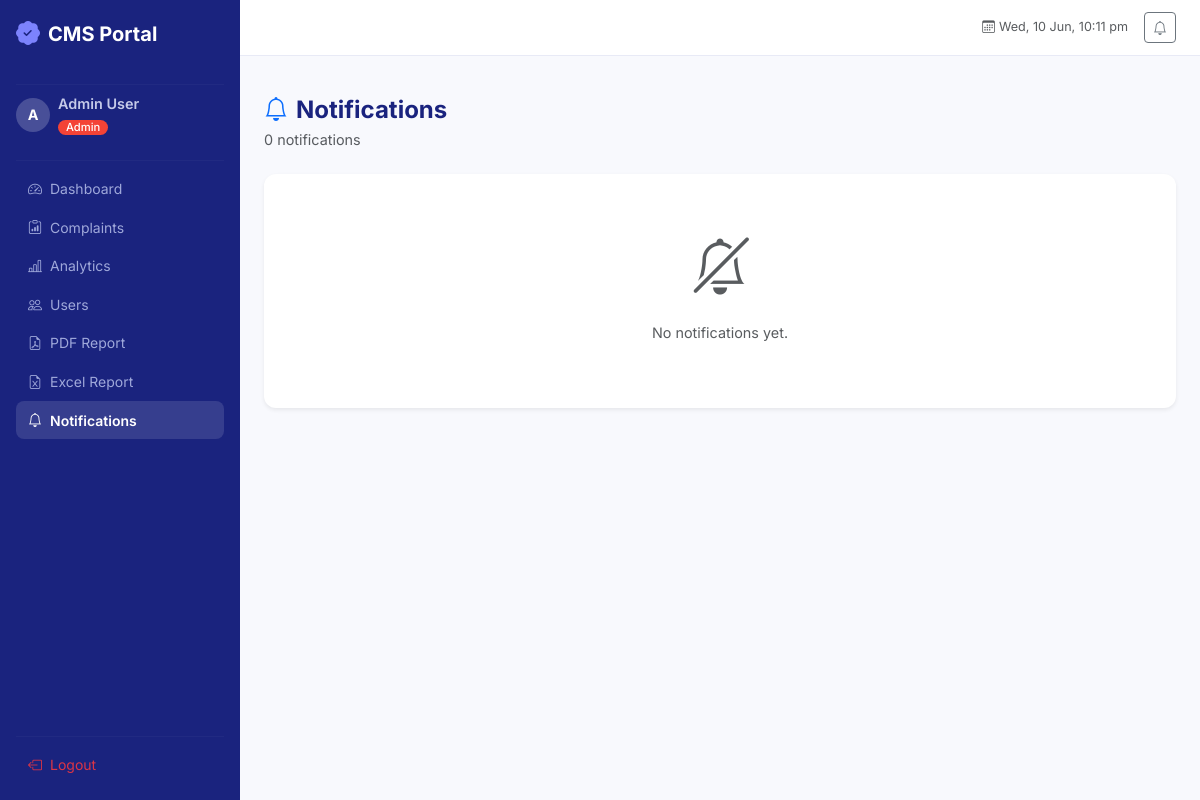
The app's page /admin/notifications (signed in) with its own data.
### flask-app/app/models/user.py (models this page shows, shortened)
class TimestampMixin:
    created_at = db.Column(db.DateTime, default=datetime.utcnow, nullable=False)
    updated_at = db.Column(
        db.DateTime, default=datetime.utcnow, onupdate=datetime.utcnow, nullable=False
    )

class User(UserMixin, TimestampMixin, db.Model):
    __tablename__ = "users"
    id = db.Column(db.Integer, primary_key=True)
    name = db.Column(db.String(120), nullable=False)
    email = db.Column(db.String(150), unique=True, nullable=False, index=True)
    student_id = db.Column(db.String(20), unique=True, nullable=True)
    department = db.Column(db.String(100), nullable=True)
    phone = db.Column(db.String(20), nullable=True)
    _password_hash = db.Column("password_hash", db.String(255), nullable=False)
    role = db.Column(db.String(20), nullable=False, default="student")  # student | admin
    is_active = db.Column(db.Boolean, default=True)
    complaints = db.relationship(
        "Complaint",
        back_populates="user",
        lazy="dynamic",
        cascade="all, delete-orphan",
        foreign_keys="Complaint.user_id",
    )
    notifications = db.relationship(
        "Notification", back_populates="user", lazy="dynamic", cascade="all, delete-orphan"
    )
    @property
    def password(self):
        """Encapsulation: password is write-only."""
        raise AttributeError("Password is write-only.")
    @property
    def is_admin(self) -> bool:
        return self.role == "admin"

### flask-app/app/routes/admin.py (the view)
@admin_bp.route("/notifications")
@login_required
@admin_required
def notifications():
    notifs = (
        Notification.query
        .filter_by(user_id=current_user.id)
        .order_by(Notification.created_at.desc())
        .all()
    )
    for n in notifs:
        n.mark_read()
    db.session.commit()
    return render_template("admin/notifications.html", notifications=notifs)

### flask-app/app/templates/admin/notifications.html (shortened to what this page needs)
{% extends "base.html" %}
{% block content %}
<div class="page-header mb-4">
  <h4 class="fw-bold mb-1"><i class="bi bi-bell me-2 text-primary"></i>Notifications</h4>
  <p class="text-muted mb-0">{{ notifications|length }} notification{{ 's' if notifications|length != 1 }}</p>
</div>
{% if notifications %}
<div class="d-flex flex-column gap-3">
  {% for n in notifications %}
  <div class="card border-0 shadow-sm notif-card notif-{{ n.notification_type }}">
    <div class="card-body d-flex align-items-start gap-3 py-3">
      <div class="notif-icon notif-icon-{{ n.notification_type }}">
        <i class="bi bi-{% if n.notification_type == 'success' %}check-circle{% elif n.notification_type == 'danger' %}exclamation-triangle{% elif n.notification_type == 'warning' %}exclamation-circle{% else %}info-circle{% endif %}"></i>
      </div>
      <div class="flex-grow-1">
        <div class="fw-semibold">{{ n.title }}</div>
        <div class="text-muted small">{{ n.message }}</div>
        <div class="text-muted x-small mt-1">
          <i class="bi bi-clock me-1"></i>{{ n.created_at.strftime('%d %b %Y, %H:%M') }}
        </div>
      </div>
    </div>
  </div>
  {% endfor %}
</div>
{% else %}
<div class="empty-state card border-0 shadow-sm py-5">
  <i class="bi bi-bell-slash text-muted"></i>
  <p class="text-muted mt-2">No notifications yet.</p>
</div>
{% endif %}
{% endblock %}

### flask-app/app/templates/base.html (shortened to what this page needs)
<!DOCTYPE html>
<html lang="en">
<head>
  <link href="https://cdn.jsdelivr.net/npm/bootstrap@5.3.3/dist/css/bootstrap.min.css" rel="stylesheet"/>
  <link href="https://cdn.jsdelivr.net/npm/bootstrap-icons@1.11.3/font/bootstrap-icons.min.css" rel="stylesheet"/>
  <link rel="stylesheet" href="{{ url_for('static', filename='css/style.css') }}"/>
</head>
<body class="cms-body">
{% if current_user.is_authenticated %}
<div class="d-flex">
  <nav id="sidebar" class="sidebar d-flex flex-column flex-shrink-0 p-3">
    <a href="{{ url_for('auth.index') }}" class="sidebar-brand d-flex align-items-center mb-4 text-decoration-none">
      <i class="bi bi-patch-check-fill me-2 fs-4"></i>
      <span class="fw-bold fs-5">CMS Portal</span>
    </a>
    <hr class="sidebar-divider"/>
    <div class="sidebar-user mb-3">
      <div class="d-flex align-items-center gap-2">
        <div class="user-avatar">{{ current_user.name[0].upper() }}</div>
        <div>
          <div class="fw-semibold text-truncate" style="max-width:140px">{{ current_user.name }}</div>
          <span class="badge {% if current_user.is_admin %}badge-admin{% else %}badge-student{% endif %}">
            {{ current_user.role|capitalize }}
          </span>
        </div>
      </div>
    </div>
    <hr class="sidebar-divider"/>
    <ul class="nav flex-column">
      {% if current_user.is_admin %}
        <li class="nav-item"><a class="nav-link {% if request.endpoint == 'admin.dashboard' %}active{% endif %}" href="{{ url_for('admin.dashboard') }}"><i class="bi bi-speedometer2 me-2"></i>Dashboard</a></li>
        <li class="nav-item"><a class="nav-link {% if request.endpoint == 'admin.complaints' %}active{% endif %}" href="{{ url_for('admin.complaints') }}"><i class="bi bi-clipboard-data me-2"></i>Complaints</a></li>
        <li class="nav-item"><a class="nav-link {% if request.endpoint == 'admin.analytics' %}active{% endif %}" href="{{ url_for('admin.analytics') }}"><i class="bi bi-bar-chart-line me-2"></i>Analytics</a></li>
        <li class="nav-item"><a class="nav-link {% if request.endpoint == 'admin.users' %}active{% endif %}" href="{{ url_for('admin.users') }}"><i class="bi bi-people me-2"></i>Users</a></li>
        <li class="nav-item"><a class="nav-link" href="{{ url_for('reports.generate_pdf') }}" target="_blank"><i class="bi bi-file-earmark-pdf me-2"></i>PDF Report</a></li>
        <li class="nav-item"><a class="nav-link" href="{{ url_for('reports.generate_excel') }}" target="_blank"><i class="bi bi-file-earmark-excel me-2"></i>Excel Report</a></li>
        <li class="nav-item"><a class="nav-link {% if request.endpoint == 'admin.notifications' %}active{% endif %}" href="{{ url_for('admin.notifications') }}"><i class="bi bi-bell me-2"></i>Notifications</a></li>
      {% endif %}
    </ul>
    <div class="mt-auto">
      <hr class="sidebar-divider"/>
      <a class="nav-link text-danger" href="{{ url_for('auth.logout') }}">
        <i class="bi bi-box-arrow-left me-2"></i>Logout
      </a>
    </div>
  </nav>
  <div class="main-content flex-grow-1">
    <header class="top-bar d-flex align-items-center justify-content-between px-4">
      <div class="d-flex align-items-center gap-3 ms-auto">
        <span class="text-muted small"><i class="bi bi-calendar3 me-1"></i><span id="liveClock"></span></span>
        <a href="{% if current_user.is_admin %}{{ url_for('admin.notifications') }}{% else %}{{ url_for('complaints.notifications') }}{% endif %}"
           class="btn btn-sm btn-outline-secondary position-relative">
          <i class="bi bi-bell"></i>
        </a>
      </div>
    </header>
    <div class="px-4 pt-3">
    </div>
    <main class="p-4">
{% endif %}
{% block content %}{% endblock %}
{% if current_user.is_authenticated %}
    </main>
  </div>
</div>
{% endif %}
</body>
</html>

### flask-app/app/static/css/style.css (style rules this page uses)
:root { --cms-primary: #4361ee; --cms-secondary: #3a0ca3; --cms-surface: #f8f9fd; --cms-sidebar-bg: #1a237e; --cms-sidebar-w: 240px; --cms-topbar-h: 56px; --radius: 0.75rem; --shadow: 0 1px 4px rgba(0,0,0,.08), 0 4px 16px rgba(0,0,0,.06); }
*, *::before, *::after { box-sizing: border-box; }
body.cms-body { font-family: 'Inter', system-ui, sans-serif; background: var(--cms-surface); color: #1a1a2e; min-height: 100vh; font-size: 0.9rem; }
.sidebar { width: var(--cms-sidebar-w); min-height: 100vh; background: var(--cms-sidebar-bg); color: #c5cae9; position: sticky; top: 0; height: 100vh; overflow-y: auto; flex-shrink: 0; transition: width .25s ease; }
.sidebar-brand { color: #fff !important; }
.sidebar-brand i { color: #7c83fd; }
.sidebar-divider { border-color: rgba(255,255,255,.12); margin: .5rem 0; }
.sidebar .nav-link { color: #9fa8da; border-radius: .5rem; padding: .55rem .75rem; transition: all .18s ease; font-size: .875rem; }
.sidebar .nav-link:hover, .sidebar .nav-link.active { background: rgba(255,255,255,.12); color: #fff; }
.sidebar .nav-link.active { font-weight: 600; }
.user-avatar { width: 34px; height: 34px; border-radius: 50%; background: rgba(255,255,255,.2); color: #fff; display: flex; align-items: center; justify-content: center; font-weight: 700; font-size: .9rem; flex-shrink: 0; }
.badge-admin { background: #f44336; color: #fff; padding: 2px 8px; border-radius: 12px; font-size: .7rem; }
.top-bar { height: var(--cms-topbar-h); background: #fff; border-bottom: 1px solid #e8eaf6; position: sticky; top: 0; z-index: 100; }
.main-content { min-height: 100vh; overflow-x: hidden; }
.page-header h4 { color: #1a237e; }
.card { border-radius: var(--radius) !important; }
.empty-state { display: flex; flex-direction: column; align-items: center; justify-content: center; text-align: center; padding: 3rem; }
.empty-state i { font-size: 3.5rem; color: #c5cae9; margin-bottom: .5rem; }
.empty-state p { color: #9fa8da; }
.badge { font-weight: 500; }

### records on screen
User: name "A", name "Admin User", role "Admin"

### other values on screen
{{ notifications|length }} "0"
{{ 's' if notifications|length != 1 }} "s"
